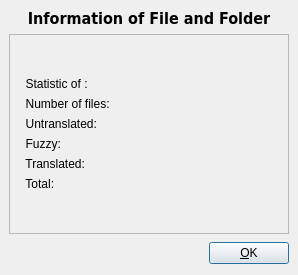
<ui version="4.0" >
 <class>StatisticsDialog</class>
 <widget class="QDialog" name="StatisticsDialog" >
  <property name="geometry" >
   <rect>
    <x>0</x>
    <y>0</y>
    <width>298</width>
    <height>275</height>
   </rect>
  </property>
  <property name="windowTitle" >
   <string>Dialog</string>
  </property>
  <layout class="QGridLayout" >
   <property name="margin" >
    <number>9</number>
   </property>
   <property name="spacing" >
    <number>6</number>
   </property>
   <item row="1" column="0" colspan="2" >
    <widget class="QFrame" name="frame" >
     <property name="frameShape" >
      <enum>QFrame::StyledPanel</enum>
     </property>
     <property name="frameShadow" >
      <enum>QFrame::Raised</enum>
     </property>
     <layout class="QGridLayout" >
      <property name="margin" >
       <number>9</number>
      </property>
      <property name="spacing" >
       <number>6</number>
      </property>
      <item row="3" column="3" >
       <widget class="QLabel" name="lblTransPercent" >
        <property name="frameShape" >
         <enum>QFrame::NoFrame</enum>
        </property>
        <property name="text" >
         <string/>
        </property>
        <property name="alignment" >
         <set>Qt::AlignRight|Qt::AlignTrailing|Qt::AlignVCenter</set>
        </property>
       </widget>
      </item>
      <item row="5" column="3" >
       <widget class="QLabel" name="lblUntranPercent" >
        <property name="frameShape" >
         <enum>QFrame::NoFrame</enum>
        </property>
        <property name="text" >
         <string/>
        </property>
        <property name="alignment" >
         <set>Qt::AlignRight|Qt::AlignTrailing|Qt::AlignVCenter</set>
        </property>
       </widget>
      </item>
      <item row="3" column="0" colspan="2" >
       <widget class="QLabel" name="label_4" >
        <property name="font" >
         <font>
          <pointsize>9</pointsize>
         </font>
        </property>
        <property name="text" >
         <string>  Untranslated:</string>
        </property>
       </widget>
      </item>
      <item row="5" column="0" >
       <widget class="QLabel" name="label_2" >
        <property name="font" >
         <font>
          <pointsize>9</pointsize>
         </font>
        </property>
        <property name="text" >
         <string>  Translated:</string>
        </property>
       </widget>
      </item>
      <item row="2" column="0" colspan="2" >
       <widget class="QLabel" name="label" >
        <property name="font" >
         <font>
          <pointsize>9</pointsize>
         </font>
        </property>
        <property name="text" >
         <string>  Number of files:</string>
        </property>
       </widget>
      </item>
      <item row="6" column="3" >
       <widget class="QLabel" name="lblTotalPercent" >
        <property name="frameShape" >
         <enum>QFrame::NoFrame</enum>
        </property>
        <property name="text" >
         <string/>
        </property>
        <property name="alignment" >
         <set>Qt::AlignRight|Qt::AlignTrailing|Qt::AlignVCenter</set>
        </property>
       </widget>
      </item>
      <item row="7" column="0" colspan="4" >
       <spacer>
        <property name="orientation" >
         <enum>Qt::Vertical</enum>
        </property>
        <property name="sizeHint" >
         <size>
          <width>258</width>
          <height>16</height>
         </size>
        </property>
       </spacer>
      </item>
      <item row="1" column="0" >
       <widget class="QLabel" name="label_6" >
        <property name="font" >
         <font>
          <pointsize>9</pointsize>
         </font>
        </property>
        <property name="text" >
         <string>  Statistic of :</string>
        </property>
       </widget>
      </item>
      <item row="4" column="0" >
       <widget class="QLabel" name="label_3" >
        <property name="font" >
         <font>
          <pointsize>9</pointsize>
         </font>
        </property>
        <property name="text" >
         <string>  Fuzzy:</string>
        </property>
       </widget>
      </item>
      <item row="6" column="0" >
       <widget class="QLabel" name="label_5" >
        <property name="font" >
         <font>
          <pointsize>9</pointsize>
         </font>
        </property>
        <property name="text" >
         <string>  Total:</string>
        </property>
       </widget>
      </item>
      <item row="6" column="2" >
       <widget class="QLabel" name="lblTotal" >
        <property name="frameShape" >
         <enum>QFrame::NoFrame</enum>
        </property>
        <property name="frameShadow" >
         <enum>QFrame::Raised</enum>
        </property>
        <property name="text" >
         <string/>
        </property>
        <property name="alignment" >
         <set>Qt::AlignRight|Qt::AlignTrailing|Qt::AlignVCenter</set>
        </property>
       </widget>
      </item>
      <item row="2" column="2" >
       <widget class="QLabel" name="lblNumberofFiles" >
        <property name="frameShape" >
         <enum>QFrame::NoFrame</enum>
        </property>
        <property name="text" >
         <string/>
        </property>
        <property name="alignment" >
         <set>Qt::AlignRight|Qt::AlignTrailing|Qt::AlignVCenter</set>
        </property>
       </widget>
      </item>
      <item row="4" column="3" >
       <widget class="QLabel" name="lblFuzzyPercent" >
        <property name="frameShape" >
         <enum>QFrame::NoFrame</enum>
        </property>
        <property name="text" >
         <string/>
        </property>
        <property name="alignment" >
         <set>Qt::AlignRight|Qt::AlignTrailing|Qt::AlignVCenter</set>
        </property>
       </widget>
      </item>
      <item row="4" column="2" >
       <widget class="QLabel" name="lblFuzzy" >
        <property name="frameShape" >
         <enum>QFrame::NoFrame</enum>
        </property>
        <property name="text" >
         <string/>
        </property>
        <property name="alignment" >
         <set>Qt::AlignRight|Qt::AlignTrailing|Qt::AlignVCenter</set>
        </property>
       </widget>
      </item>
      <item row="0" column="2" colspan="2" >
       <spacer>
        <property name="orientation" >
         <enum>Qt::Vertical</enum>
        </property>
        <property name="sizeHint" >
         <size>
          <width>121</width>
          <height>16</height>
         </size>
        </property>
       </spacer>
      </item>
      <item row="1" column="1" colspan="3" >
       <widget class="QLabel" name="lblStatistic" >
        <property name="frameShape" >
         <enum>QFrame::NoFrame</enum>
        </property>
        <property name="text" >
         <string/>
        </property>
        <property name="alignment" >
         <set>Qt::AlignCenter</set>
        </property>
       </widget>
      </item>
      <item row="3" column="2" >
       <widget class="QLabel" name="lblTranslated" >
        <property name="frameShape" >
         <enum>QFrame::NoFrame</enum>
        </property>
        <property name="text" >
         <string/>
        </property>
        <property name="alignment" >
         <set>Qt::AlignRight|Qt::AlignTrailing|Qt::AlignVCenter</set>
        </property>
       </widget>
      </item>
      <item row="5" column="2" >
       <widget class="QLabel" name="lblUntranslated" >
        <property name="frameShape" >
         <enum>QFrame::NoFrame</enum>
        </property>
        <property name="text" >
         <string/>
        </property>
        <property name="alignment" >
         <set>Qt::AlignRight|Qt::AlignTrailing|Qt::AlignVCenter</set>
        </property>
       </widget>
      </item>
     </layout>
    </widget>
   </item>
   <item row="2" column="0" >
    <spacer>
     <property name="orientation" >
      <enum>Qt::Horizontal</enum>
     </property>
     <property name="sizeHint" >
      <size>
       <width>41</width>
       <height>26</height>
      </size>
     </property>
    </spacer>
   </item>
   <item row="0" column="0" colspan="2" >
    <widget class="QLabel" name="lblStatistic" >
     <property name="font" >
      <font>
       <family>DejaVu Sans Condensed</family>
       <pointsize>12</pointsize>
       <weight>75</weight>
       <bold>true</bold>
      </font>
     </property>
     <property name="text" >
      <string>Information of File and Folder</string>
     </property>
     <property name="alignment" >
      <set>Qt::AlignCenter</set>
     </property>
    </widget>
   </item>
   <item row="2" column="1" >
    <widget class="QPushButton" name="btnOk" >
     <property name="text" >
      <string>&amp;OK</string>
     </property>
     <property name="shortcut" >
      <string/>
     </property>
    </widget>
   </item>
  </layout>
 </widget>
 <resources/>
 <connections/>
</ui>
